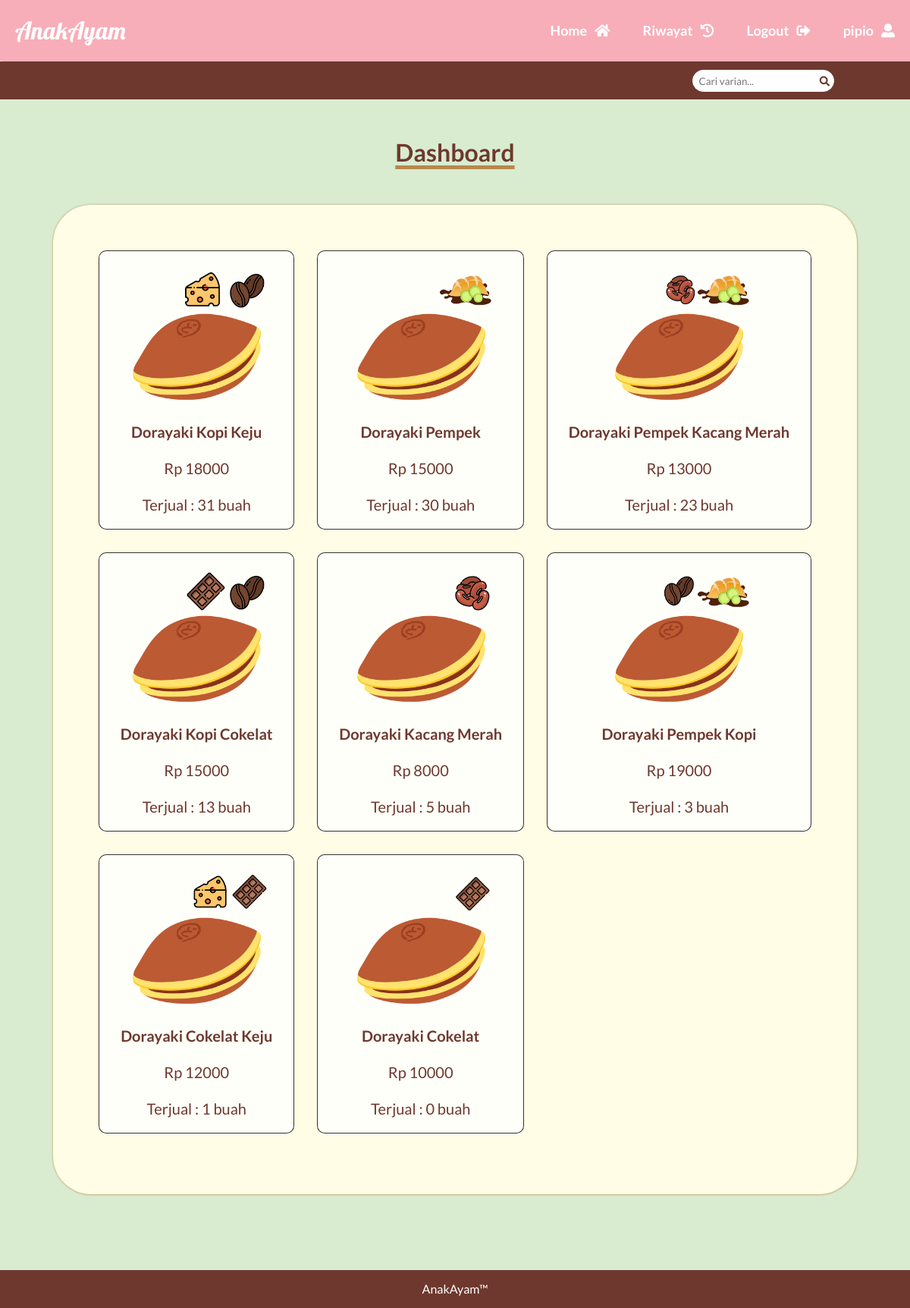
The app's page /dashboardUser.php (signed in) with its own data.
### tables this page shows
CREATE TABLE dorayaki (nama TEXT, deskripsi TEXT, harga	INTEGER, stok INTEGER, gambar TEXT, terjual INTEGER);

### dashboardUser.php (the view, shortened to what this page needs)
<?php
    $username = $_SESSION["username"];
    $db = new MyDB();
    $q =<<<EOF
            SELECT rowid, nama, harga, gambar, terjual
            FROM dorayaki
            ORDER BY terjual DESC, rowid ASC
            LIMIT 8;
        EOF;
    $ret = $db->query($q);
?>
<!DOCTYPE html>
<html>
    <head>
        <link rel="stylesheet" href="css/dashboard.css">
        <link rel="stylesheet" href="css/all.min.css">
    </head>
    <body>
        <div class="wrapper">
            <nav>
                <span><a href="">AnakAyam</a></span>
                <ul>
                    <li><a href="dashboardUser.php">Home<i class="fas fa-home"></i></a></li>
                    <li><a href="riwayatUser.php">Riwayat<i class="fas fa-history"></i></i></a></li>
                    <li><a href="logout.php">Logout<i class="fas fa-sign-out-alt"></i></a></li>
                    <li><a href=""><?php echo $username;?><i class="fas fa-user-alt"></i></a></li>
                </ul>
            </nav>
            <div class="search-container">
                <div class="search-bar">
                    <form action="" method="POST">
                        <input type="text" name="search" placeholder="Cari varian...">
                        <button type="submit"><i class="fas fa-search"></i></button>
                    </form>
                </div>
            </div>
            <h1>Dashboard</h1>
            <div class="container">
                <div class="center">
                    <div class="grid-container">
                    <?php
                        while($row = $ret->fetchArray(SQLITE3_ASSOC) ) {
                            $src = "img/flavor/";
                            $src .= $row['gambar'];
                    ?>
                        <div class="grid-item">
                            <div class="center">
                                <div class="picture">
                                    <a href='detailUser.php?id= <?php echo $row['rowid'];?>'><img src= <?php echo $src;?>
                                        alt="Gambar Dorayaki" style="height: 200px;"></a>
                                </div>
                            </div>
                            <div class="desc">
                                <a href='detailUser.php?id= <?php echo $row['rowid'];?>'><?php echo $row['nama']; ?> </a><br><br>
                                <?php
                                echo "Rp ".$row['harga']."<br><br>";
                                echo "Terjual : ".$row["terjual"]." buah";
                                ?>
                            </div>
                        </div>
                    <?php
                        }
                    ?>
                    </div>
                </div>
            </div>
            <div class="push"></div>
        </div>
        <footer>
            <p>AnakAyam&trade;</p>
        </footer>
    </body>
</html>

### css/dashboard.css (style rules this page uses)
* { margin: 0; padding: 0; font-family: 'Lato', sans-serif; }
html, body { height: 100%; background-color: #d9ecd0; }
.wrapper { min-height: 100%; margin-bottom: -50px; }
nav { background: #f7aeb9; height: 80px; box-shadow: 3px 3px 3px #f7aeb9; }
nav span a { font-family: 'Lobster', cursive; line-height: 80px; margin-left: 20px; font-size: xx-large; }
nav ul { float: right; line-height: 80px; }
nav li { display: inline-block; font-size: large; font-weight: bold; margin: 0 20px; }
nav a { text-decoration: none; color: #FFFFFF; }
nav ul li i { margin-left: 10px; }
.search-container { background: #6e382e; height: 50px; clear: both; display: flex; justify-content: right; align-items: center; }
.search-bar { background-color: #FFFFFF; margin-right: 100px; padding: 3px; border: 1px solid #FFFFFF; border-radius: 20px; }
.search-bar input[type=text] { border: none; outline: none; padding: 2px 5px; }
.search-bar button { border: none; background-color: #FFFFFF; padding: 2px; color: #6e382e; cursor: pointer; }
.push { height: 50px; }
footer { height: 50px; line-height: 50px; background-color: #6e382e; color: #FFFFFF; text-align: center; }
h1 { color: #6e382e; text-align: center; margin-top: 50px; text-decoration: underline; text-decoration-color: #b8874f; text-decoration-thickness: 5px; text-underline-offset: 5px; }
.container { width: 85%; margin: 100px auto; padding: 50px; margin-top: 50px; border-radius: 50px; color: #6e382e; background-color: #fffde6; box-shadow: 0.2px 0.2px 3px #b8874f; }
.grid-container { display: grid; grid-column-gap: 50px; grid-row-gap: 50px; grid-template-columns: auto auto auto auto; padding: 10px; margin-bottom: 20px; }
.grid-item { background-color: rgba(255, 255, 255, 0.8); border: 1px solid rgba(0, 0, 0, 0.8); padding: 20px; font-size: 30px; text-align: center; border-radius: 10px; }
img { width:auto; height: 200px; }
.desc { font-size: 20px; }
.desc a { text-decoration: none; color: #6e382e; font-weight: bold; }
@media screen and (max-width: 1300px) { .container { width: 80%; } }
@media screen and (max-width: 1300px) { .grid-container { grid-column-gap: 30px; grid-row-gap: 30px; grid-template-columns: auto auto auto; } }

### records on screen
dorayaki: gambar (picture), nama "Dorayaki Kopi Keju", harga "18000", terjual "31"
dorayaki: gambar (picture), nama "Dorayaki Pempek", harga "15000", terjual "30"
dorayaki: gambar (picture), nama "Dorayaki Pempek Kacang Merah", harga "13000", terjual "23"
dorayaki: gambar (picture), nama "Dorayaki Kopi Cokelat", harga "15000", terjual "13"
dorayaki: gambar (picture), nama "Dorayaki Kacang Merah", harga "8000", terjual "5"
dorayaki: gambar (picture), nama "Dorayaki Pempek Kopi", harga "19000", terjual "3"
dorayaki: gambar (picture), nama "Dorayaki Cokelat Keju", harga "12000", terjual "1"
dorayaki: gambar (picture), nama "Dorayaki Cokelat", harga "10000", terjual "0"

### other values on screen
$username "pipio"
